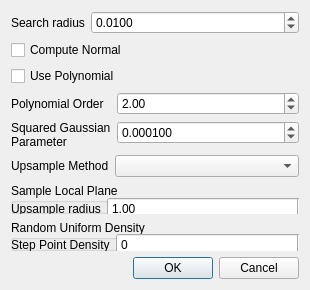
       <widget class="QWidget" name="pageMLSParams">
        <property name="geometry">
         <rect>
          <x>0</x>
          <y>0</y>
          <width>287</width>
          <height>237</height>
         </rect>
        </property>
        <attribute name="label">
         <string>MLSParams</string>
        </attribute>
        <layout class="QGridLayout" name="gridLayout_3">
         <item row="0" column="0" colspan="2">
          <layout class="QFormLayout" name="formLayoutMSLRadius">
           <item row="0" column="0">
            <widget class="QLabel" name="label_3">
             <property name="text">
              <string>Search radius</string>
             </property>
            </widget>
           </item>
           <item row="0" column="1">
            <widget class="QDoubleSpinBox" name="doubleSpinBoxSearchRadius">
             <property name="decimals">
              <number>4</number>
             </property>
             <property name="singleStep">
              <double>0.000100000000000</double>
             </property>
             <property name="value">
              <double>0.010000000000000</double>
             </property>
            </widget>
           </item>
          </layout>
         </item>
         <item row="1" column="0">
          <widget class="QCheckBox" name="checkBoxNormal">
           <property name="text">
            <string>Compute Normal</string>
           </property>
          </widget>
         </item>
         <item row="2" column="0">
          <widget class="QCheckBox" name="checkBoxPolynomial">
           <property name="text">
            <string>Use Polynomial</string>
           </property>
          </widget>
         </item>
         <item row="3" column="0" colspan="2">
          <layout class="QFormLayout" name="formLayoutOrder">
           <item row="0" column="0">
            <widget class="QLabel" name="label_4">
             <property name="text">
              <string>Polynomial Order</string>
             </property>
            </widget>
           </item>
           <item row="0" column="1">
            <widget class="QDoubleSpinBox" name="doubleSpinBoxOrder">
             <property name="singleStep">
              <double>1.000000000000000</double>
             </property>
             <property name="value">
              <double>2.000000000000000</double>
             </property>
            </widget>
           </item>
           <item row="1" column="0">
            <widget class="QLabel" name="label_5">
             <property name="text">
              <string>Squared Gaussian
Parameter</string>
             </property>
            </widget>
           </item>
           <item row="1" column="1">
            <widget class="QDoubleSpinBox" name="doubleSpinBoxGassian">
             <property name="decimals">
              <number>6</number>
             </property>
             <property name="singleStep">
              <double>0.000100000000000</double>
             </property>
             <property name="value">
              <double>0.000100000000000</double>
             </property>
            </widget>
           </item>
          </layout>
         </item>
         <item row="4" column="0" colspan="2">
          <layout class="QFormLayout" name="formLayout_2">
           <item row="0" column="0">
            <widget class="QLabel" name="label_2">
             <property name="text">
              <string>Upsample Method</string>
             </property>
            </widget>
           </item>
           <item row="0" column="1">
            <widget class="QComboBox" name="UpsampleMethodsComboBox">
             <property name="editable">
              <bool>false</bool>
             </property>
            </widget>
           </item>
          </layout>
         </item>
         <item row="5" column="0" colspan="2">
          <widget class="QGroupBox" name="SampleLocalGroupBox">
           <property name="title">
            <string>Sample Local Plane</string>
           </property>
           <widget class="QWidget" name="formLayoutWidget_8">
            <property name="geometry">
             <rect>
              <x>0</x>
              <y>14</y>
              <width>301</width>
              <height>25</height>
             </rect>
            </property>
            <layout class="QFormLayout" name="formLayout_3">
             <item row="0" column="0">
              <widget class="QLabel" name="label_12">
               <property name="text">
                <string>Upsample radius</string>
               </property>
              </widget>
             </item>
             <item row="0" column="1">
              <widget class="QDoubleSpinBox" name="SampleRadiusSpinBox">
               <property name="maximum">
                <double>10000.000000000000000</double>
               </property>
               <property name="singleStep">
                <double>0.000100000000000</double>
               </property>
               <property name="value">
                <double>1.000000000000000</double>
               </property>
              </widget>
             </item>
            </layout>
           </widget>
           <widget class="QWidget" name="formLayoutWidget_9">
            <property name="geometry">
             <rect>
              <x>0</x>
              <y>40</y>
              <width>301</width>
              <height>25</height>
             </rect>
            </property>
            <layout class="QFormLayout" name="formLayout_6">
             <item row="0" column="0">
              <widget class="QLabel" name="label_13">
               <property name="text">
                <string>Upsample stepsize</string>
               </property>
              </widget>
             </item>
             <item row="0" column="1">
              <widget class="QDoubleSpinBox" name="SampleStepSpinBox">
               <property name="decimals">
                <number>4</number>
               </property>
               <property name="maximum">
                <double>1000000.000000000000000</double>
               </property>
               <property name="singleStep">
                <double>0.000100000000000</double>
               </property>
               <property name="value">
                <double>1.000000000000000</double>
               </property>
              </widget>
             </item>
            </layout>
           </widget>
          </widget>
         </item>
         <item row="6" column="0" colspan="2">
          <widget class="QGroupBox" name="RandomUniformGroupBox">
           <property name="title">
            <string>Random Uniform Density</string>
           </property>
           <widget class="QWidget" name="formLayoutWidget_10">
            <property name="geometry">
             <rect>
              <x>0</x>
              <y>13</y>
              <width>301</width>
              <height>25</height>
             </rect>
            </property>
            <layout class="QFormLayout" name="formLayout_8">
             <item row="0" column="0">
              <widget class="QLabel" name="label_14">
               <property name="text">
                <string>Step Point Density</string>
               </property>
              </widget>
             </item>
             <item row="0" column="1">
              <widget class="QSpinBox" name="RandomUniformSpinBox">
               <property name="maximum">
                <number>100000000</number>
               </property>
              </widget>
             </item>
            </layout>
           </widget>
          </widget>
         </item>
         <item row="7" column="1">
          <widget class="QDialogButtonBox" name="buttonBoxIdentifyCheck">
           <property name="standardButtons">
            <set>QDialogButtonBox::Cancel|QDialogButtonBox::Ok</set>
           </property>
          </widget>
         </item>
        </layout>
       </widget>
